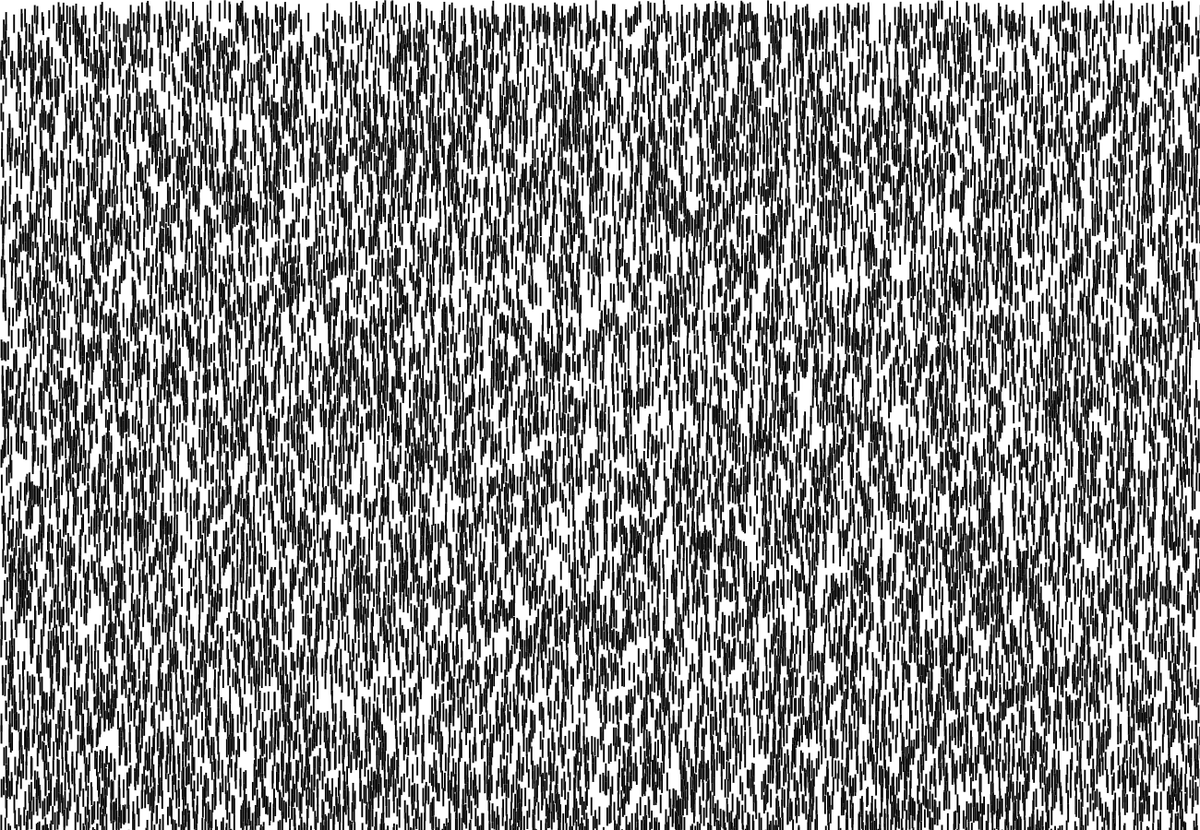
Frame 1 (no input)
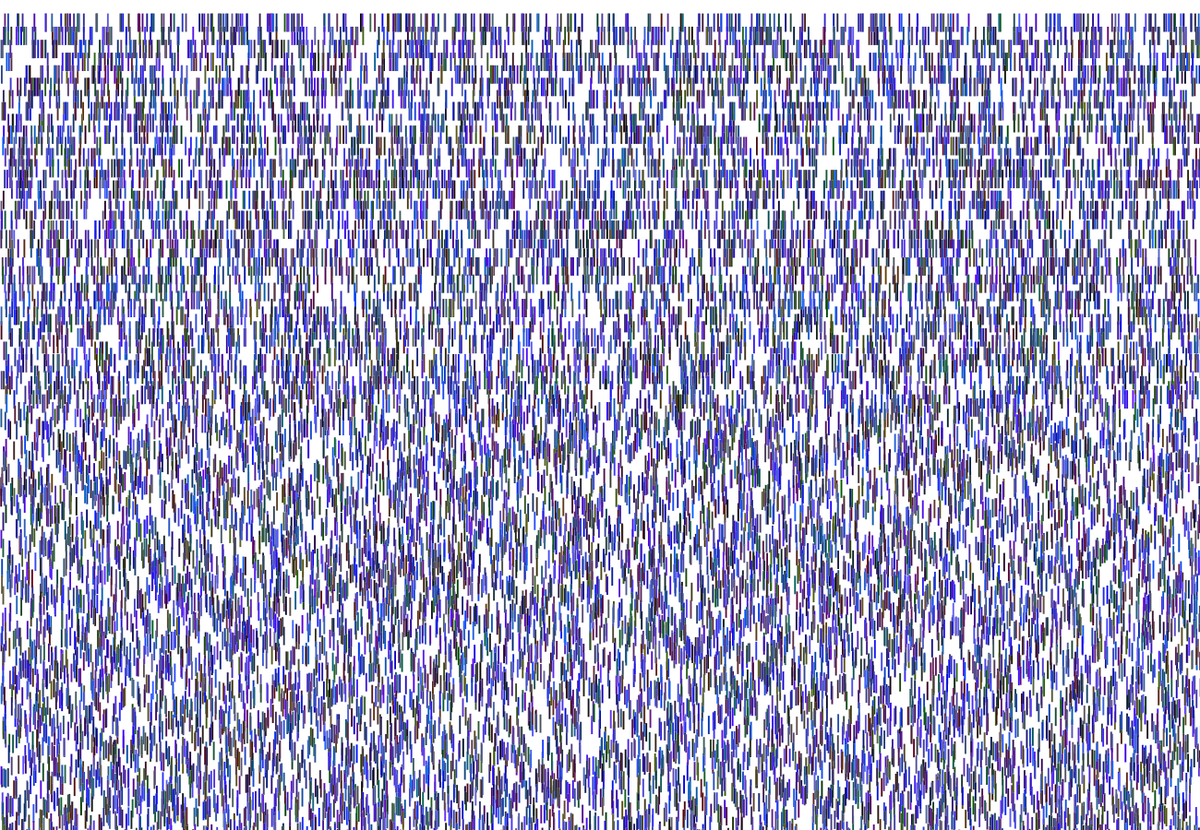
Frame 60 (the mouse pressed at the canvas centre just before this capture)
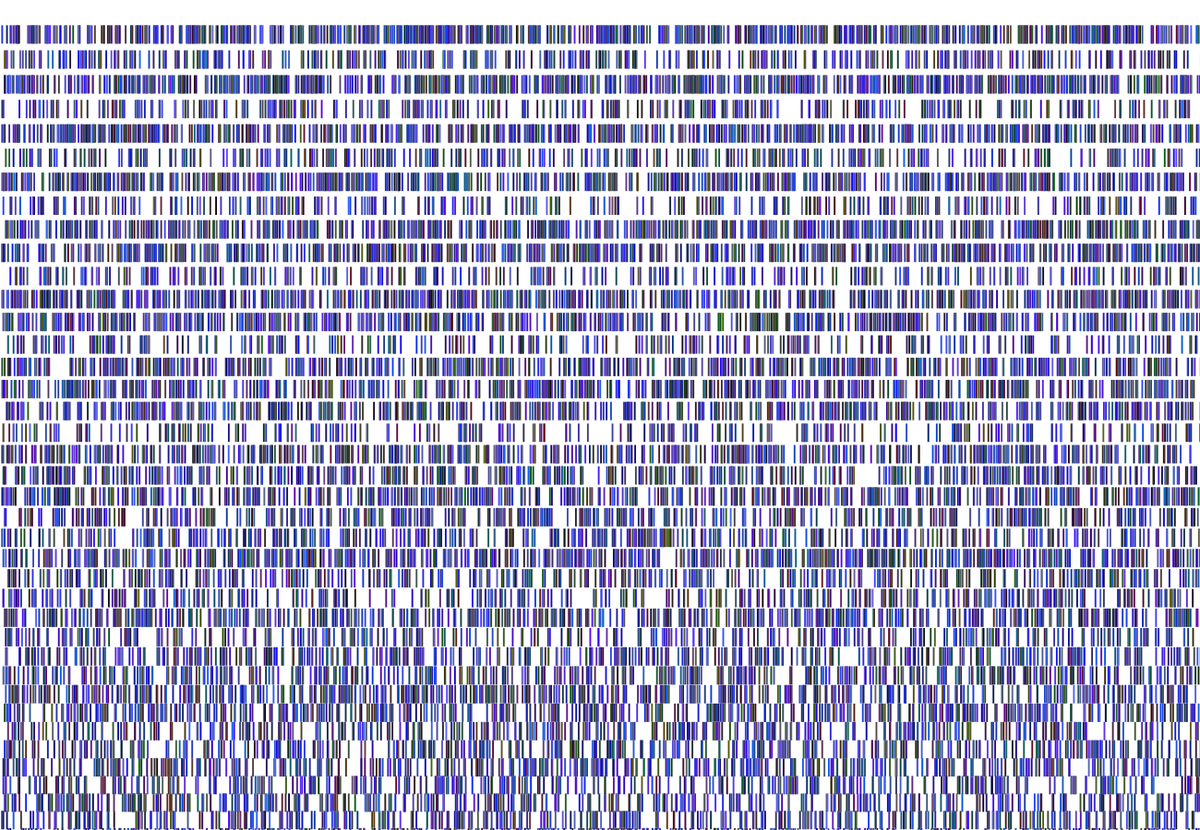
Frame 120 (the mouse held since frame 60 and released just before this capture)

The Processing sketch that drew these frames (run headless with seeded random() and noise(); from frame 60 on, the mouse is pressed at the canvas centre):

// Processing sketch: jackson_duhon_forces_HW
// ── jackson_duhon_forces_HW.pde
//variables
int snow = 20000;
float windScale = 0.15;
float gravScale = .5
;

float t;

//creating Mover Objects
Mover[] m = new Mover[snow];

void setup()
{
  size(1300,900);
  //populating array
  for (int i = 0; i < snow; i++){
    m[i] = new Mover();
  }
  
}

void draw()
{
  background(255);
  ///adding forces here
  PVector grav = new PVector(0,(noise(t)*gravScale));//downward gravity
  PVector wind1 = new PVector(norm(mouseX,0,width)*windScale,0);//wind
  PVector wind2 = new PVector(-norm(mouseY,0,width)*windScale,0);//wind
  //applying methods to array members
  for(int i = 0; i < snow; i++){
    m[i].update();
    m[i].applyForce(grav);
    if (mousePressed){
    m[i].applyForce(wind1);
    }
    if (mousePressed){
    m[i].applyForce(wind2);
    }
    m[i].display();
    m[i].bringUp();
  }
  
  t += .01;
}

// ── Mover.pde
class Mover
{
  //PVectors
  PVector location;
  PVector velocity;
  PVector acceleration;
  //color variables
  int r;
  int g;
  int b;
  
  //constructor
  Mover()
  {
    location = new PVector(random(0, width), random(0, height));
    velocity = new PVector(0,0);
    acceleration = new PVector(0,0);
  }
  
  //Newton's Laws and shizz
  void applyForce(PVector force)
  {
    PVector f = force;
    acceleration.add(f);
  }
  //update function
  void update()
  {
    velocity.add(acceleration);
    location.add(velocity);
    acceleration.mult(0);
  }
  //display function
  void display()
  {
    stroke(255);
    strokeWeight(0);
    fill(r,g,b);
    rect(location.x,location.y,2,20);
  }
  //make snow fall from the top of the screen
  void bringUp()
  {
    ///change color
    if (location.y > 0){
    r=int(random(0,100));
    g=int(random(0,100));
    b=int(random(0,255));
    }
    ////////////X Axis
    if (location.x > width){
    location.x=0;
    }
    else if (location.x < 0){
    location.x=width;
    }
    ///////////Y Axis
    if (location.y > height){
    location.y = 0;
    }
  }
}
